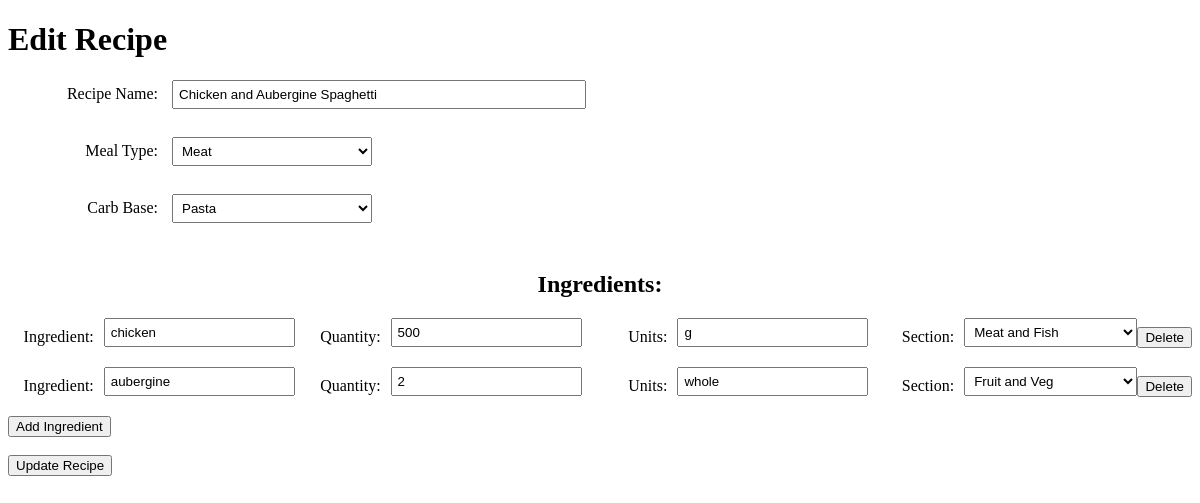
Page /edit_recipe/1 on the committed database.
### db_models.py (models this page shows)
class Recipe(db.Model):
    __tablename__ = 'recipes'
    id = db.Column(db.Integer, primary_key=True, autoincrement=True)
    name = db.Column(db.String(255), nullable=False)
    category1 = db.Column(db.String(255), nullable=False)
    category2 = db.Column(db.String(255), nullable=False)

class RecipeItem(db.Model):
    __tablename__ = 'recipe_items'
    id = db.Column(db.Integer, primary_key=True, autoincrement=True)
    recipe_id = db.Column(db.Integer, db.ForeignKey('recipes.id'), nullable=False)
    item_id = db.Column(db.Integer, db.ForeignKey('items.id'), nullable=False)
    quantity = db.Column(db.Integer, nullable=False)
    recipe = db.relationship('Recipe', backref=db.backref('recipe_items', lazy=True))
    item = db.relationship('Item', backref=db.backref('recipe_items', lazy=True))

class Item(db.Model):
    __tablename__ = 'items'
    id = db.Column(db.Integer, primary_key=True, autoincrement=True)
    name = db.Column(db.String(255), nullable=False)
    unit = db.Column(db.String(255), nullable=False)
    shop_section = db.Column(db.String(255), nullable=False)

### app.py (the view, shortened to what this page needs)
@app.route('/edit_recipe/<int:id>', methods=['GET', 'POST'])
def edit_recipe(id):
    recipe = Recipe.query.get_or_404(id)
    previous_ingredients = db.session.query(Item.name, RecipeItem.quantity, Item.unit, Item.shop_section, Item.id)\
        .join(RecipeItem, Item.id == RecipeItem.item_id)\
        .filter(RecipeItem.recipe_id == id)\
        .all()
    return render_template('edit_recipe.html', ingredients = previous_ingredients, recipe = recipe.name,
                           category1 = recipe.category1, category2 = recipe.category2)

### templates/edit_recipe.html (shortened to what this page needs)
<!DOCTYPE html>
<html>
  <head>
    <link rel="stylesheet" href="{{ url_for('static', filename='add_style.css') }}">
  </head>
  <body>
    <h1>Edit Recipe</h1>
    <form method="POST">
      <label for="name">Recipe Name:</label>
      <input type="text" name="name" value="{{ recipe }}" required><br><br>
      <label for="category1">Meal Type:</label>
      <select name="category1" required>
        <option value="Meat" {% if category1 == 'Meat' %}selected{% endif %}>Meat</option>
      </select><br><br>
      <label for="category2">Carb Base:</label>
      <select name="category2" required>
        <option value="Pasta" {% if category2 == 'Pasta' %}selected{% endif %}>Pasta</option>
      </select><br><br>
      <h2>Ingredients:</h2>
      <div id="ingredients">
        {% for item in ingredients %}
        <div>
          <label for="ingredient">Ingredient:</label>
          <input type="text" name="ingredients[]" value="{{ item[0] }}" required>
          <label for="quantity">Quantity:</label>
          <input type="text" name="quantities[]" value="{{ item[1] }}" required>
          <label for="units">Units:</label>
          <input type="text" name="units[]" value="{{ item[2] }}" required>
          <label for="section">Section:</label>
          <select name="shop_sections[]">
            <option value="Fruit and Veg" {% if item[3] == 'Fruit and Veg' %}selected{% endif %}>Fruit and Veg</option>
            <option value="Meat and Fish" {% if item[3] == 'Meat and Fish' %}selected{% endif %}>Meat and Fish</option>
          </select><br><br>
          <button type="button" onclick="removeIngredient(this)">Delete</button>
        </div>
        {% endfor %}
      </div>
      <button type="button" onclick="addIngredient()">Add Ingredient</button><br><br>
      <input type="submit" value="Update Recipe">
    </form>
  </body>
</html>

### static/add_style.css (style rules this page uses)
label { display: inline-block; width: 150px; text-align: right; margin-right: 10px; }
input[type="text"], select { width: 200px; padding: 5px; margin-bottom: 10px; }
input[name="name"] { width: 400px; }
h2 { clear: both; text-align: center; }
#ingredients div { display: flex; align-items: center; margin-bottom: 10px; }
#ingredients label { width: 100px; margin-right: 10px }

### rows in the picture
Recipe: name "Chicken and Aubergine Spaghetti", category1 "Meat", category2 "Pasta"
RecipeItem: name "chicken", quantity "500", unit "g"
RecipeItem: name "aubergine", quantity "2", unit "whole"
